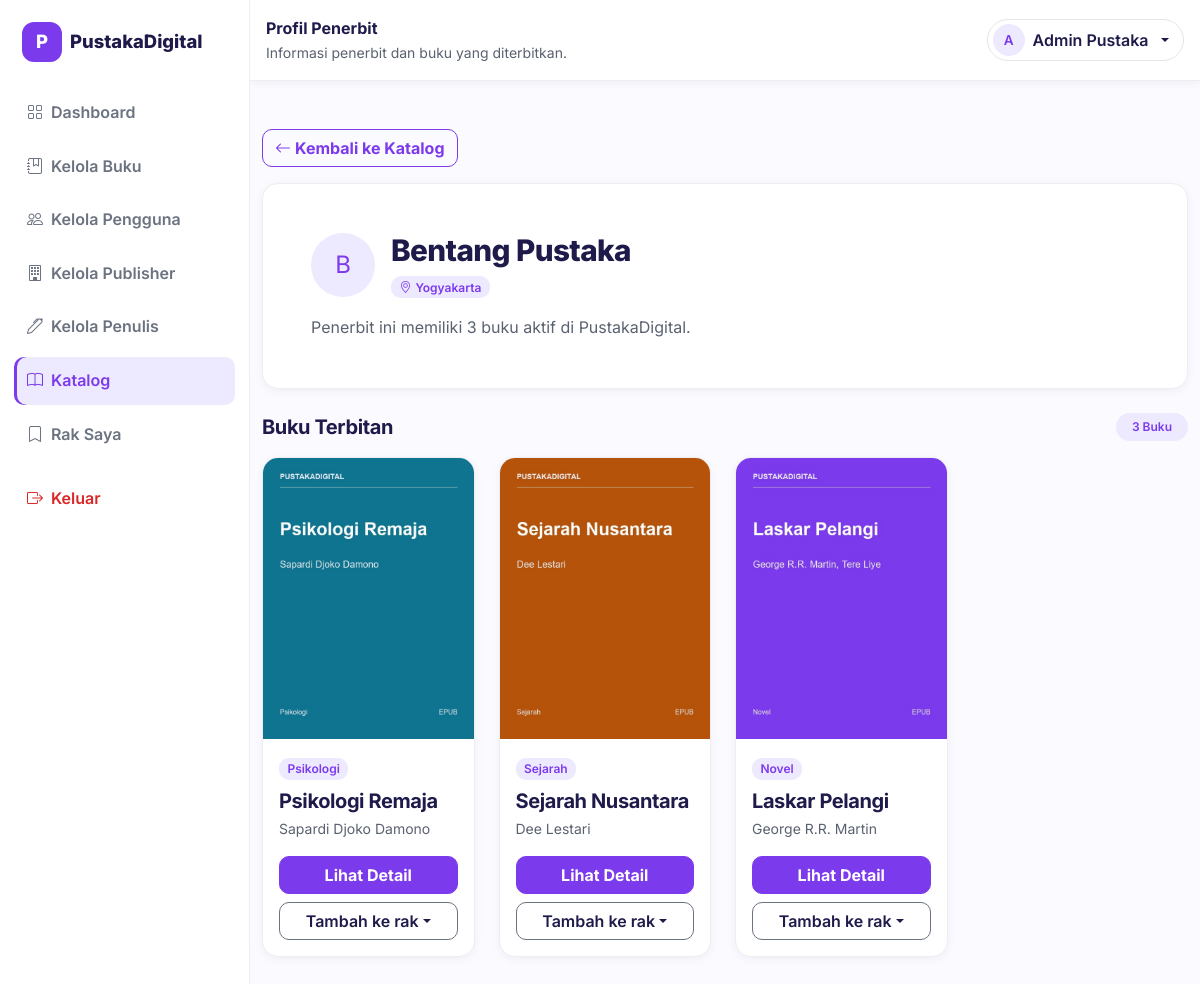
The page /public/publisher.php?slug=bentang-pustaka (signed in) on the database its author committed.
### tables this page shows
CREATE TABLE `users` (
  `user_id` int UNSIGNED NOT NULL,
  `email` varchar(100) NOT NULL,
  `password_hash` varchar(255) NOT NULL,
  `display_name` varchar(100) NOT NULL,
  `role` enum('admin','member') NOT NULL DEFAULT 'member',
  `is_active` tinyint(1) NOT NULL DEFAULT '1',
  `created_at` timestamp NOT NULL DEFAULT CURRENT_TIMESTAMP
);

CREATE TABLE `publishers` (
  `publisher_id` int UNSIGNED NOT NULL,
  `name` varchar(100) NOT NULL,
  `slug` varchar(120) NOT NULL DEFAULT '',
  `city` varchar(100) NOT NULL DEFAULT '',
  `created_at` timestamp NOT NULL DEFAULT CURRENT_TIMESTAMP
);

### includes/auth_guard.php (called while the page is built, shortened)
<?php
require_once __DIR__ . '/db.php';
function akun(): ?array
{
    static $akun = false;
    if ($akun !== false) {
        return $akun;
    }
    $id = $_SESSION['user_id'] ?? null;
    $user = row(
        'SELECT user_id AS id, display_name AS nama, email, role, is_active
         FROM users WHERE user_id = ?',
        [$id]
    );
    return $akun = $user;
}

### includes/db.php (called while the page is built, shortened)
<?php
require_once __DIR__ . '/config.php';
try {
    $koneksi = new mysqli(DB_HOST, DB_USER, DB_PASS, DB_NAME);
    $koneksi->set_charset('utf8mb4');
} catch (mysqli_sql_exception $e) {
    http_response_code(500);
    exit('Koneksi database gagal. Impor database/optl_pustaka.sql lewat phpMyAdmin lalu cek includes/config.php.');
}
function q(string $sql, array $params = []): mysqli_stmt
{
    global $koneksi;
    $stmt = $koneksi->prepare($sql);
    if ($params) {
        $stmt->bind_param(str_repeat('s', count($params)), ...$params);
    }
    $stmt->execute();
    return $stmt;
}
function rows(string $sql, array $params = []): array
{
    return q($sql, $params)->get_result()->fetch_all(MYSQLI_ASSOC);
}
function row(string $sql, array $params = []): ?array
{
    return q($sql, $params)->get_result()->fetch_assoc() ?: null;
}
function e(mixed $nilai): string
{
    return htmlspecialchars((string) $nilai, ENT_QUOTES, 'UTF-8');
}

### includes/config.php (called while the page is built, shortened)
<?php
function url(string $path = ''): string
{
    return BASE_URL . '/' . ltrim($path, '/');
}

### public/publisher.php (the view, shortened to what this page needs)
<?php
require __DIR__ . '/../includes/book_helper.php';
$slug = trim((string) ($_GET['slug'] ?? ''));
$penerbit = preg_match('/^[a-z0-9-]{1,120}$/', $slug)
    ? row('SELECT * FROM publishers WHERE slug = ?', [$slug])
    : null;
$karya = $penerbit
    ? rows('SELECT * FROM v_books_catalog WHERE publisher_slug = ? AND is_active = 1 ORDER BY book_id DESC', [$slug])
    : [];
$rak = rak_semua();
$user = akun();
$shell = $user !== null;
require __DIR__ . '/../includes/partials/head.php';
if ($shell) {
    require __DIR__ . '/../includes/partials/sidebar.php';
    echo '<div class="main-with-sidebar">';
    $judulTopbar = 'Profil Penerbit';
    $subTopbar = 'Informasi penerbit dan buku yang diterbitkan.';
    require __DIR__ . '/../includes/partials/app_topbar.php';
} else {
    require __DIR__ . '/../includes/partials/navbar.php';
}
?>
<main class="container py-4 py-lg-5">
    <?php if ($shell): ?>
        <a href="<?= url('catalog.php') ?>" class="btn btn-ungu-outline mb-3">
            <i class="bi bi-arrow-left me-1" aria-hidden="true"></i>Kembali ke Katalog
        </a>
    <?php endif; ?>
    <?php if (!$penerbit): ?>
        <div class="card-clean p-5 text-center">
            <i class="bi bi-search" style="font-size:3rem;color:var(--abu)" aria-hidden="true"></i>
            <h1 class="page-title mt-3">Penerbit tidak ditemukan</h1>
            <p class="text-secondary">Penerbit yang kamu cari tidak ada di katalog.</p>
            <a href="<?= url('catalog.php') ?>" class="btn btn-ungu mt-2">Kembali ke Katalog</a>
        </div>
    <?php else: ?>
        <div class="card-clean p-4 p-md-5 mb-4">
            <div class="d-flex align-items-center gap-3">
                <span class="avatar" style="width:64px;height:64px;flex:0 0 64px;font-size:1.5rem" aria-hidden="true">
                    <?= e(mb_strtoupper(mb_substr($penerbit['name'], 0, 1))) ?>
                </span>
                <div>
                    <h1 class="page-title page-title-sm mb-1"><?= e($penerbit['name']) ?></h1>
                    <span class="badge bg-ungu-muda text-ungu">
                        <i class="bi bi-geo-alt me-1" aria-hidden="true"></i><?= e($penerbit['city'] ?: '-') ?>
                    </span>
                </div>
            </div>
            <p class="text-secondary mt-3 mb-0">
                Penerbit ini memiliki <?= count($karya) ?> buku aktif di PustakaDigital.
            </p>
        </div>
        <div class="d-flex justify-content-between align-items-center mb-3">
            <h2 class="h5 fw-bold mb-0">Buku Terbitan</h2>
            <span class="badge bg-ungu-muda text-ungu rounded-pill px-3 py-2"><?= count($karya) ?> Buku</span>
        </div>
        <div class="row g-4 grid-buku">
            <?php foreach ($karya as $b): ?>
                <div class="col-6 col-lg-3 book-item">
                    <div class="book-card">
                        <div class="book-cover">
                            <img src="<?= url(e($b['cover_path'])) ?>" alt="<?= e($b['title']) ?>" loading="lazy">
                        </div>
                        <div class="p-3">
                            <div class="badges">
                                <span class="badge bg-ungu-muda text-ungu"><?= e($b['genre_name']) ?></span>
                            </div>
                            <h3 class="h5 fw-bold mt-2 mb-1" title="<?= e($b['title']) ?>"><?= e($b['title']) ?></h3>
                            <p class="text-secondary small mb-1"><?= e($b['author_name']) ?></p>
                            <div class="d-grid gap-2">
                                <a href="<?= url('book-detail.php?slug=' . urlencode($b['slug'])) ?>" class="btn btn-ungu">Lihat Detail</a>
                                <?= dropdown_status((int) $b['book_id'], $rak[(int) $b['book_id']] ?? null) ?>
                            </div>
                        </div>
                    </div>
                </div>
            <?php endforeach; ?>
        </div>
    <?php endif; ?>
</main>
<?php if ($shell): ?>
    </div>
<?php endif; ?>
</body>
</html>

### includes/partials/app_topbar.php (shortened to what this page needs)
<?php
$user = akun();
?>
<header class="topbar p-3">
    <div class="d-flex align-items-center gap-3">
        <div>
            <b class="topbar-title"><?= e($judulTopbar ?? '') ?></b>
            <div class="small text-secondary topbar-sub"><?= e($subTopbar ?? '') ?></div>
        </div>
        <div class="ms-auto d-flex align-items-center gap-2">
            <div class="dropdown">
                <button type="button" class="btn btn-akun dropdown-toggle" data-bs-toggle="dropdown"
                    aria-expanded="false" aria-label="Menu akun <?= e($user['nama']) ?>">
                    <span class="avatar" aria-hidden="true"><?= e(mb_strtoupper(mb_substr($user['nama'], 0, 1))) ?></span>
                    <span class="nama-akun"><?= e($user['nama']) ?></span>
                </button>
            </div>
        </div>
    </div>
</header>

### public/assets/css/root.css (style rules this page uses)
:root { --ungu: #7C3AED; --ungu-muda: #EDE9FE; --merah: #EF4444; --biru: #0EA5E9; --gelap: #1E1B4B; --abu: #6B7280; --bg: #FBFAFF; --biru-muda: #E0F2FE; --merah-muda: #FEE2E2; --biru-tua: #0369A1; --merah-tua: #DC2626; --hijau-tua: #15803D; --surface-mati: #EAEAF0; --bs-secondary-rgb: 90, 98, 112; --radius-sm: 10px; --radius: 12px; --radius-lg: 16px; --radius-pill: 999px; --shadow-sm: 0 2px 10px rgba(30, 27, 75, .05); --shadow: 0 8px 24px rgba(30, 27, 75, .08); --shadow-lg: 0 16px 40px rgba(30, 27, 75, .13); --ring: 0 0 0 3px rgba(124, 58, 237, .16); --transition: .2s ease; }
* { box-sizing: border-box; }
html { scroll-padding-top: 84px; }
body { font-family: Inter, system-ui, -apple-system, "Segoe UI", sans-serif; background: var(--bg); color: var(--gelap); font-size: 1rem; line-height: 1.6; -webkit-font-smoothing: antialiased; }
h1, h2, h3, h4, h5, h6 { letter-spacing: -.02em; line-height: 1.25; }
h1, h2, h3 { text-wrap: balance; }
a { text-decoration: none; }
.navbar .btn-akun, .topbar .btn-akun { display: inline-flex; align-items: center; gap: .5rem; padding: .25rem .9rem .25rem .3rem; border: 1px solid #E5E5EC; border-radius: var(--radius-pill); background: #fff; color: var(--gelap); font-weight: 600; }
.navbar .btn-akun .avatar, .topbar .btn-akun .avatar { width: 32px; height: 32px; flex: 0 0 32px; font-size: .85rem; }
.navbar .btn-akun .nama-akun, .topbar .btn-akun .nama-akun { max-width: 9rem; overflow: hidden; text-overflow: ellipsis; white-space: nowrap; }
.btn { display: inline-flex; align-items: center; justify-content: center; transition: background-color var(--transition), border-color var(--transition), color var(--transition), box-shadow var(--transition), transform .1s ease; }
.btn-ungu { background: var(--ungu); border-color: var(--ungu); color: #fff; font-weight: 700; border-radius: var(--radius-sm); }
.btn-ungu-outline { background: transparent; border: 1px solid var(--ungu); color: var(--ungu); font-weight: 700; border-radius: var(--radius-sm); }
.text-ungu { color: var(--ungu) !important; }
.bg-ungu-muda { background: var(--ungu-muda) !important; }
.page-title { font-weight: 800; color: var(--gelap); }
h1.page-title { font-size: clamp(1.5rem, 1.15rem + 1.5vw, 2.5rem); }
h1.page-title-sm { font-size: clamp(1.35rem, 1.12rem + .98vw, 2rem); }
.card-clean { border: 1px solid #eee; border-radius: var(--radius-lg); background: #fff; box-shadow: var(--shadow-sm); }
.book-card { height: 100%; overflow: hidden; border: 1px solid #eee; border-radius: var(--radius-lg); background: #fff; transition: border-color var(--transition), box-shadow var(--transition), transform var(--transition); box-shadow: var(--shadow-sm); }
.book-cover { width: 100%; height: 280px; display: flex; align-items: center; justify-content: center; overflow: hidden; background: var(--ungu-muda); }
.book-cover img { width: 100%; height: 100%; object-fit: cover; }
.grid-buku .book-card { display: flex; flex-direction: column; height: 100%; }
.grid-buku .book-cover { height: auto; aspect-ratio: 3 / 4; position: relative; }
.grid-buku .book-card > .p-3 { display: flex; flex-direction: column; flex-grow: 1; }
.grid-buku .book-card .d-grid { margin-top: auto; padding-top: .75rem; }
.grid-buku .book-card h3, .grid-buku .book-card h5, .grid-buku .book-card h2 { display: -webkit-box; -webkit-line-clamp: 2; -webkit-box-orient: vertical; overflow: hidden; overflow-wrap: anywhere; line-height: 1.25; }
.grid-buku .book-card .p-3 > p { white-space: nowrap; overflow: hidden; text-overflow: ellipsis; }
.grid-buku > [class*="col-"] { min-width: 0; }
@media (min-width: 992px) { .grid-buku > [class*="col-"] { width: calc(25% - 1px); } }
.main-with-sidebar { margin-left: 250px; min-height: 100vh; }
.main-with-sidebar > main.container { max-width: 100%; }
.topbar { position: sticky; top: 0; z-index: 1020; background: #fff; border-bottom: 1px solid #eee; box-shadow: var(--shadow-sm); }
.topbar .topbar-title { display: block; white-space: nowrap; overflow: hidden; text-overflow: ellipsis; }
.avatar { width: 38px; height: 38px; flex: 0 0 38px; border-radius: var(--radius-pill); background: var(--ungu-muda); color: var(--ungu); display: inline-flex; align-items: center; justify-content: center; }
.badge { font-weight: 600; border-radius: var(--radius-sm); padding: .42em .7em; }

### rows shown on the page
users: display_name "A", display_name "Admin Pustaka"
publishers: name "B", name "Bentang Pustaka", city "Yogyakarta"

### other values the page prints
$judulTopbar "Profil Penerbit"
$subTopbar "Informasi penerbit dan buku yang diterbitkan."
count($karya) "3"
$b['genre_name'] "Psikologi"
$b['title'] "Psikologi Remaja"
$b['author_name'] "Sapardi Djoko Damono"
$b['genre_name'] "Sejarah"
$b['title'] "Sejarah Nusantara"
$b['author_name'] "Dee Lestari"
$b['genre_name'] "Novel"
$b['title'] "Laskar Pelangi"
$b['author_name'] "George R.R. Martin"
